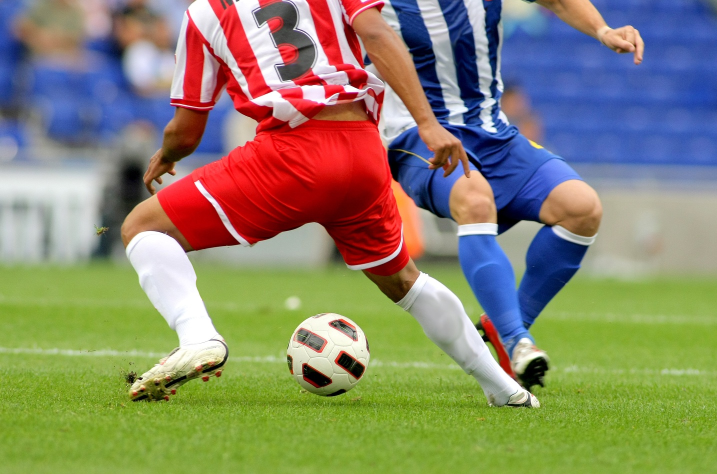
#> input picture soccer.jpg, 1434 x 948 px (shown at 1/2 size)
$ python src16.py
#> lines starting #> are read from the running program, lines starting #| are printed output that depends on the picture; after the words box and inside, x2 and y2 are one past the last pixel; in counts of white or black regions, pixels touching at a corner belong together
# -*- coding: utf-8 -*-
"""
Created on Mon Mar 31 14:14:33 2025

@author: jyshin
"""

import cv2 as cv

img=cv.imread('soccer.jpg')
#> img is the input picture: shape (948, 1434, 3); mean B, G, R 107.2, 133.3, 136.9
patch=img[280:380,220:320,:]
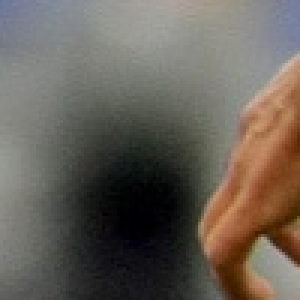
#> patch: shape (100, 100, 3) (shown 3 times larger); mean B, G, R 88.3, 97, 104.2

img=cv.rectangle(img,(220,280),(320,380),(255,0,0),3)
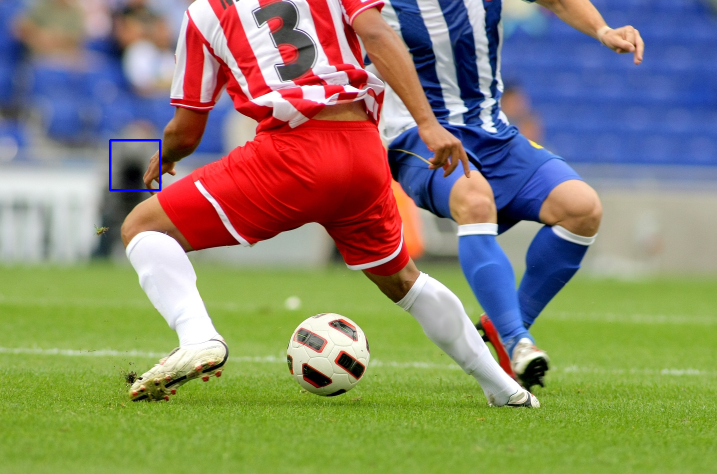
#> img: shape (948, 1434, 3) (shown at 1/2 size); 0.15% of pixels changed, all inside (x1, y1, x2, y2) = (218, 278, 323, 383)
patch1=cv.resize(patch,dsize=(0,0),fx=5,fy=5,interpolation=cv.INTER_NEAREST)
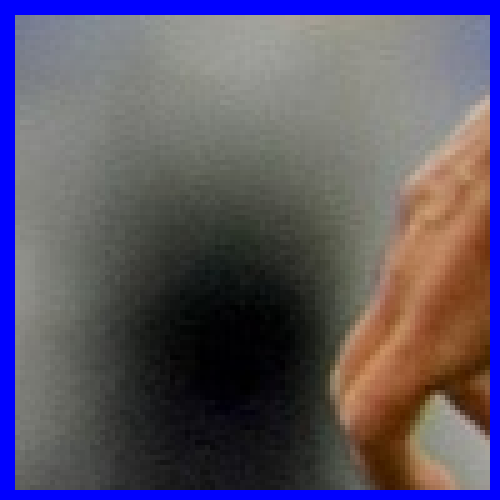
#> patch1: shape (500, 500, 3); mean B, G, R 102.4, 85.7, 92.2
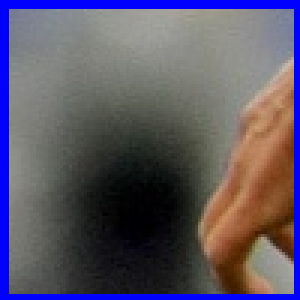
#> patch: shape (100, 100, 3) (shown 3 times larger); 9.75% of pixels changed, all inside (x1, y1, x2, y2) = (0, 0, 100, 100)
patch2=cv.resize(patch,dsize=(0,0),fx=5,fy=5,interpolation=cv.INTER_LINEAR)
patch3=cv.resize(patch,dsize=(0,0),fx=5,fy=5,interpolation=cv.INTER_CUBIC)

cv.imshow('Original',img)
cv.imshow('Resize nearest',patch1)
cv.imshow('Resize bilinear',patch2)
cv.imshow('Resize bicubic',patch3)

cv.waitKey()
cv.destroyAllWindows()

$ run again, with girl_laughing.jpg copied over soccer.jpg
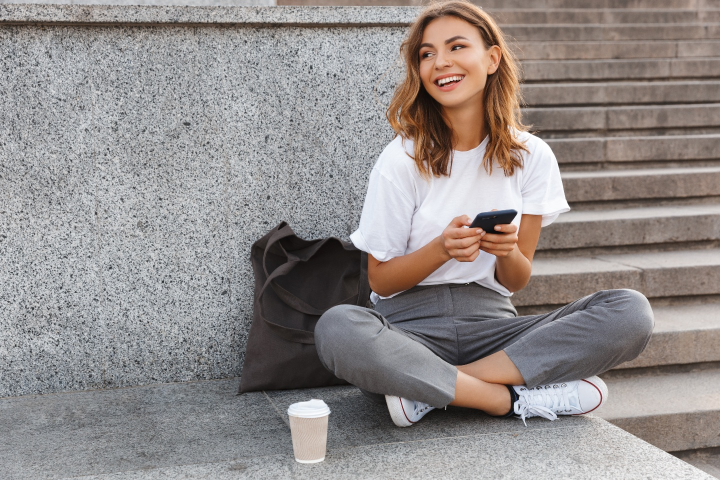
#> input picture girl_laughing.jpg, 1440 x 960 px (shown at 1/2 size)
#> img is the input picture: shape (960, 1440, 3); mean B, G, R 139.3, 140.7, 146.8
#> img: shape (960, 1440, 3); 0.14% of pixels changed, all inside (x1, y1, x2, y2) = (218, 278, 323, 383)
#> `patch1=cv.resize(patch,dsize=(0,0),fx=5,fy=5,interpolation=cv.INTER_NE..`:
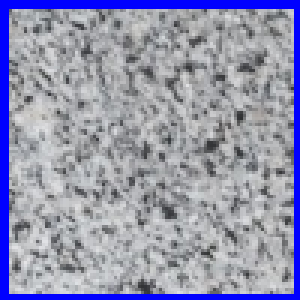
#> patch: shape (100, 100, 3) (shown 3 times larger); mean B, G, R 176.2, 149, 147.9
#> `patch2=cv.resize(patch,dsize=(0,0),fx=5,fy=5,interpolation=cv.INTER_LI..`:
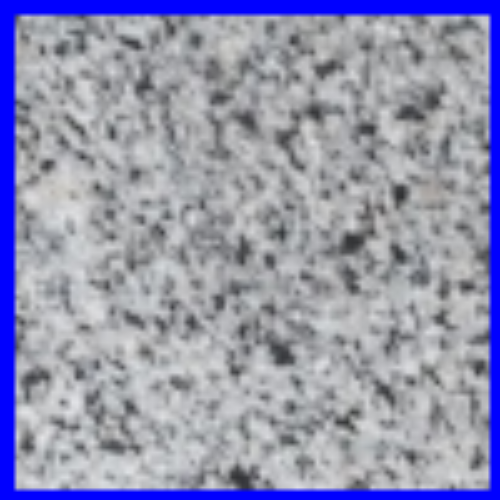
#> patch2: shape (500, 500, 3); mean B, G, R 176.1, 148.9, 147.8

$ run again, with mot_color70.jpg copied over soccer.jpg
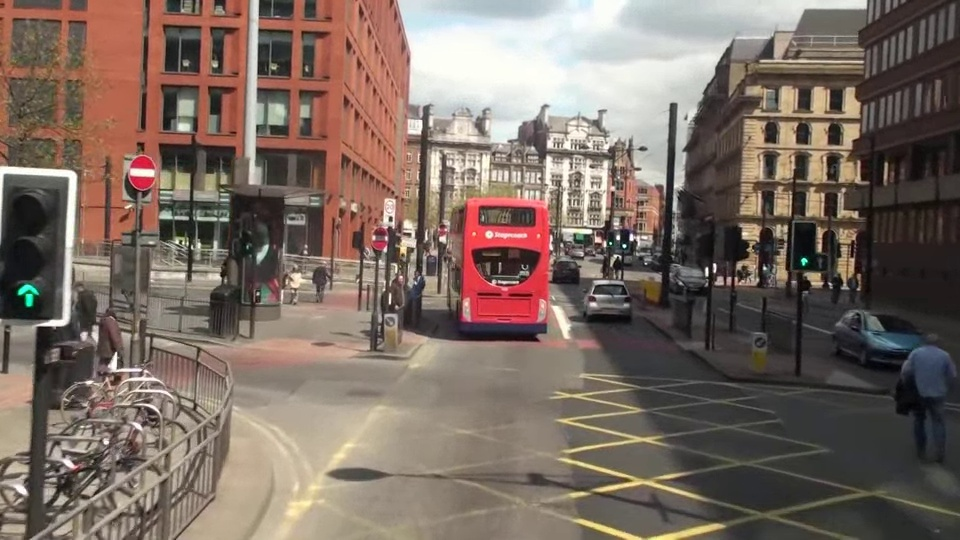
#> input picture mot_color70.jpg, 960 x 540 px
#> img is the input picture: shape (540, 960, 3); mean B, G, R 98.4, 107.7, 123.2
#> `img=cv.rectangle(img,(220,280),(320,380),(255,0,0),3)`:
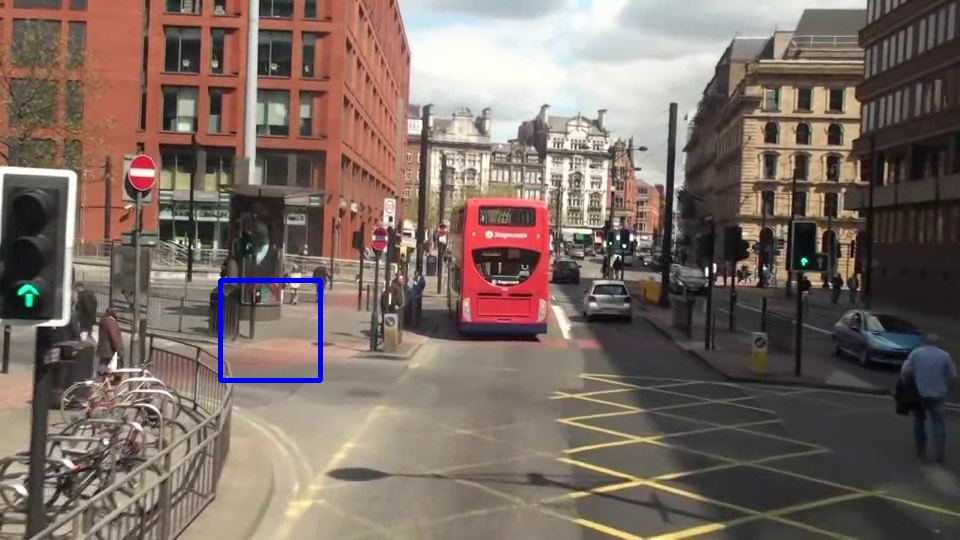
#> img: shape (540, 960, 3); 0.38% of pixels changed, all inside (x1, y1, x2, y2) = (218, 278, 323, 383)
#> `patch1=cv.resize(patch,dsize=(0,0),fx=5,fy=5,interpolation=cv.INTER_NE..`:
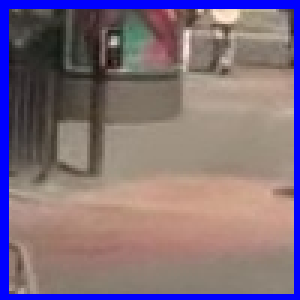
#> patch: shape (100, 100, 3) (shown 3 times larger); mean B, G, R 124.1, 110.3, 128

$ run again, with mot_color83.jpg copied over soccer.jpg
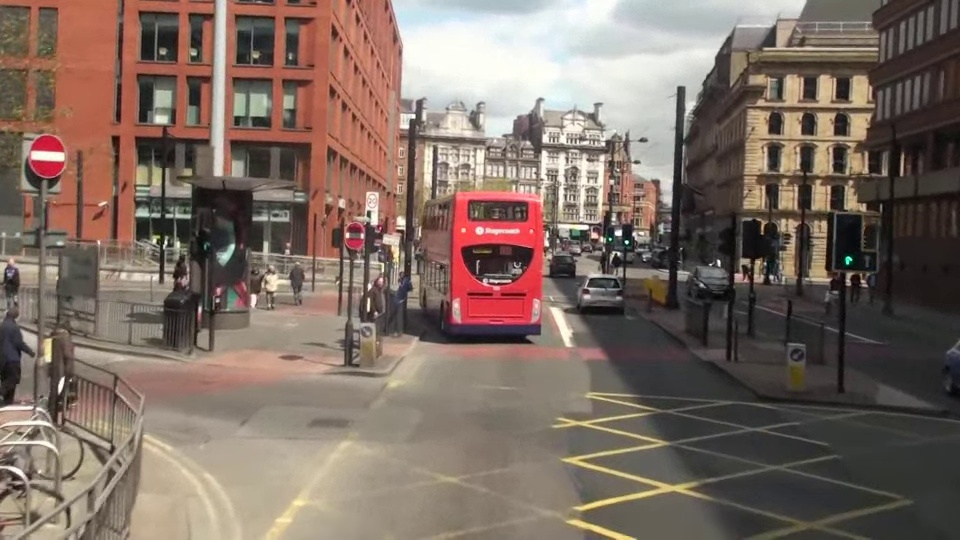
#> input picture mot_color83.jpg, 960 x 540 px
#> img is the input picture: shape (540, 960, 3); mean B, G, R 99.1, 108.8, 125.8
#> `img=cv.rectangle(img,(220,280),(320,380),(255,0,0),3)`:
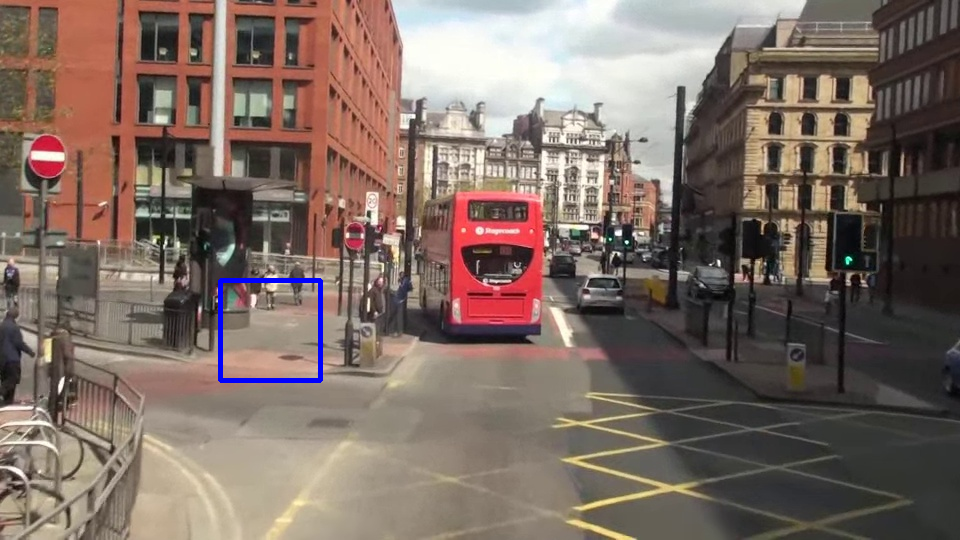
#> img: shape (540, 960, 3); 0.38% of pixels changed, all inside (x1, y1, x2, y2) = (218, 278, 323, 383)
#> `patch1=cv.resize(patch,dsize=(0,0),fx=5,fy=5,interpolation=cv.INTER_NE..`:
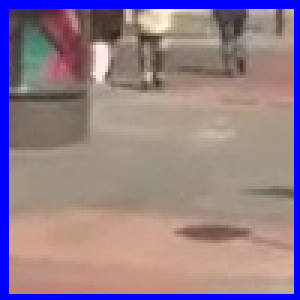
#> patch: shape (100, 100, 3) (shown 3 times larger); mean B, G, R 138, 126.1, 146.5
